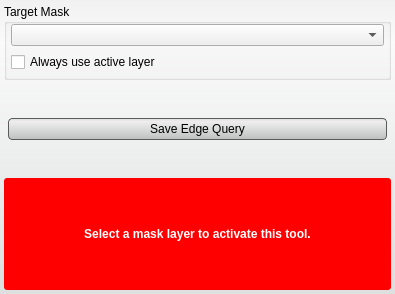
<?xml version="1.0" encoding="UTF-8"?>
<ui version="4.0">
 <class>EdgeQueryToolInterface</class>
 <widget class="QWidget" name="EdgeQueryToolInterface">
  <property name="geometry">
   <rect>
    <x>0</x>
    <y>0</y>
    <width>395</width>
    <height>294</height>
   </rect>
  </property>
  <property name="sizePolicy">
   <sizepolicy hsizetype="MinimumExpanding" vsizetype="Fixed">
    <horstretch>1</horstretch>
    <verstretch>0</verstretch>
   </sizepolicy>
  </property>
  <property name="minimumSize">
   <size>
    <width>0</width>
    <height>30</height>
   </size>
  </property>
  <property name="windowTitle">
   <string>Edge Query Tool</string>
  </property>
  <property name="styleSheet">
   <string notr="true">QWidget#EdgeQueryToolInterface{
	border-radius: 3px;
	background-color: qlineargradient(spread:pad, x1:0.5, y1:0, x2:0.5, y2:0.960227, stop:0 rgba(241, 241, 241, 255), stop:0.155779 rgba(250, 250, 250, 255), stop:1 rgba(222, 224, 224, 255));       
}

QPushButton{
	background-color: qlineargradient(spread:pad, x1:0.5, y1:0, x2:0.5, y2:0.960227, stop:0 rgba(221, 221, 221, 255), stop:0.155779 rgba(238, 238, 238, 255), stop:1 rgba(192, 194, 194, 255));
	border-radius: 4px;
	border: 1px solid rgb(90, 90, 90);
	margin:4px;
}

QPushButton:hover{
	background-color: qlineargradient(spread:pad, x1:0.5, y1:0, x2:0.5, y2:1, stop:0 rgba(195, 195, 195, 255), stop:0.253769 rgba(206, 206, 206, 255), stop:1 rgba(185, 185, 185, 255));
	border-radius: 4px;
	border: 1px solid rgb(90, 90, 90);
	margin:4px;
}

QPushButton:pressed{
	background-color: qlineargradient(spread:pad, x1:0.5, y1:0, x2:0.5, y2:1, stop:0 rgba(150, 150, 150, 255), stop:0.753769 rgba(206, 206, 206, 255), stop:1 rgba(185, 185, 185, 255));
	border-radius: 4px;
	border: 1px solid rgb(90, 90, 90);
	margin:4px;
}</string>
  </property>
  <layout class="QVBoxLayout" name="verticalLayout_2">
   <property name="spacing">
    <number>2</number>
   </property>
   <property name="margin">
    <number>4</number>
   </property>
   <item>
    <widget class="QGroupBox" name="target_groupbox_">
     <property name="minimumSize">
      <size>
       <width>0</width>
       <height>76</height>
      </size>
     </property>
     <property name="maximumSize">
      <size>
       <width>16777215</width>
       <height>76</height>
      </size>
     </property>
     <property name="title">
      <string>Target Mask</string>
     </property>
     <layout class="QVBoxLayout" name="verticalLayout_4">
      <property name="spacing">
       <number>6</number>
      </property>
      <property name="leftMargin">
       <number>4</number>
      </property>
      <property name="topMargin">
       <number>0</number>
      </property>
      <property name="rightMargin">
       <number>4</number>
      </property>
      <property name="bottomMargin">
       <number>4</number>
      </property>
      <item>
       <widget class="QtUtils::QtDropableComboBox" name="target_mask_">
        <property name="sizePolicy">
         <sizepolicy hsizetype="Ignored" vsizetype="Fixed">
          <horstretch>0</horstretch>
          <verstretch>0</verstretch>
         </sizepolicy>
        </property>
       </widget>
      </item>
      <item>
       <widget class="QWidget" name="widget_2" native="true">
        <property name="minimumSize">
         <size>
          <width>0</width>
          <height>20</height>
         </size>
        </property>
        <layout class="QHBoxLayout" name="horizontalLayout">
         <property name="spacing">
          <number>0</number>
         </property>
         <property name="margin">
          <number>0</number>
         </property>
         <item>
          <widget class="QCheckBox" name="use_active_layer_">
           <property name="text">
            <string>Always use active layer</string>
           </property>
          </widget>
         </item>
        </layout>
       </widget>
      </item>
     </layout>
    </widget>
   </item>
   <item>
    <widget class="QWidget" name="points_groupbox_" native="true">
     <property name="minimumSize">
      <size>
       <width>0</width>
       <height>94</height>
      </size>
     </property>
     <property name="maximumSize">
      <size>
       <width>16777215</width>
       <height>94</height>
      </size>
     </property>
     <layout class="QVBoxLayout" name="verticalLayout">
      <property name="spacing">
       <number>0</number>
      </property>
      <property name="margin">
       <number>0</number>
      </property>
      <item>
       <widget class="QPushButton" name="saveEdgeQueryButton">
        <property name="minimumSize">
         <size>
          <width>0</width>
          <height>30</height>
         </size>
        </property>
        <property name="text">
         <string>Save Edge Query</string>
        </property>
       </widget>
      </item>
     </layout>
    </widget>
   </item>
   <item>
    <widget class="QWidget" name="message_alert_" native="true">
     <property name="minimumSize">
      <size>
       <width>0</width>
       <height>32</height>
      </size>
     </property>
     <property name="styleSheet">
      <string notr="true">QLabel#message_{
	color: white;
	font: bold;
}

QWidget#message_alert_{
	border-radius: 3px;
	background-color: red;
}</string>
     </property>
     <layout class="QHBoxLayout" name="horizontalLayout_4">
      <property name="spacing">
       <number>0</number>
      </property>
      <property name="margin">
       <number>4</number>
      </property>
      <item>
       <widget class="QLabel" name="message_">
        <property name="text">
         <string>Select a mask layer to activate this tool.</string>
        </property>
        <property name="alignment">
         <set>Qt::AlignCenter</set>
        </property>
        <property name="wordWrap">
         <bool>true</bool>
        </property>
       </widget>
      </item>
     </layout>
    </widget>
   </item>
  </layout>
 </widget>
 <customwidgets>
  <customwidget>
   <class>QtUtils::QtDropableComboBox</class>
   <extends>QComboBox</extends>
   <header location="global">QtUtils/Widgets/QtDropableComboBox.h</header>
  </customwidget>
 </customwidgets>
 <resources/>
 <connections/>
</ui>
